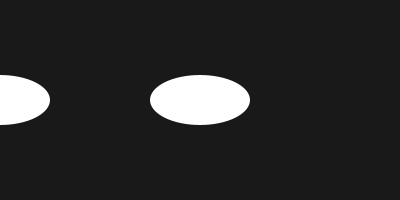
Frame 1 (no input)
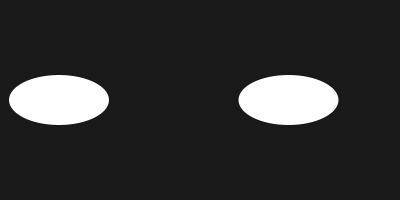
Frame 60 (the mouse pressed at the canvas centre just before this capture)
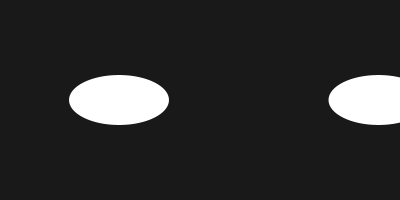
Frame 120 (the mouse held since frame 60 and released just before this capture)

The Processing sketch that drew these frames (run headless with seeded random() and noise(); from frame 60 on, the mouse is pressed at the canvas centre):

// Processing sketch: sketch_MovingClouds
// ── sketch_MovingClouds.pde
float x1 = 0;
float x2 = 200;
float y = 100;

void setup() {
  size(400, 200);
}

void draw() {
  background(25);
  fill(255);
  noStroke();
  ellipse(x1, y, 100, 50);
  ellipse(x2, y, 100, 50);
  x1 += 1;
  x2 += 1.5;
  if (x1 > width + 50) {
    x1 = -50;
  }
  if (x2 > width + 50) {
    x2 = -50;
  }
}
